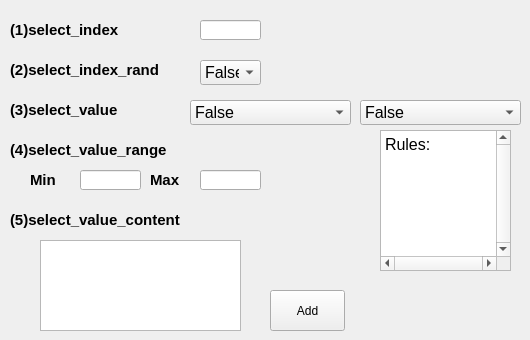
      <widget class="QWidget" name="tab_8">
       <attribute name="title">
        <string>Select</string>
       </attribute>
       <widget class="QPushButton" name="pushButton27">
        <property name="geometry">
         <rect>
          <x>270</x>
          <y>290</y>
          <width>75</width>
          <height>41</height>
         </rect>
        </property>
        <property name="text">
         <string>Add</string>
        </property>
       </widget>
       <widget class="QLabel" name="label_35">
        <property name="geometry">
         <rect>
          <x>10</x>
          <y>20</y>
          <width>151</width>
          <height>20</height>
         </rect>
        </property>
        <property name="font">
         <font>
          <pointsize>11</pointsize>
          <weight>75</weight>
          <bold>true</bold>
         </font>
        </property>
        <property name="text">
         <string>(1)select_index</string>
        </property>
       </widget>
       <widget class="QLineEdit" name="lineEdit19">
        <property name="geometry">
         <rect>
          <x>200</x>
          <y>20</y>
          <width>61</width>
          <height>20</height>
         </rect>
        </property>
        <property name="text">
         <string/>
        </property>
       </widget>
       <widget class="QLabel" name="label_36">
        <property name="geometry">
         <rect>
          <x>10</x>
          <y>60</y>
          <width>181</width>
          <height>20</height>
         </rect>
        </property>
        <property name="font">
         <font>
          <pointsize>11</pointsize>
          <weight>75</weight>
          <bold>true</bold>
         </font>
        </property>
        <property name="text">
         <string>(2)select_index_rand</string>
        </property>
       </widget>
       <widget class="QLabel" name="label_37">
        <property name="geometry">
         <rect>
          <x>10</x>
          <y>100</y>
          <width>141</width>
          <height>20</height>
         </rect>
        </property>
        <property name="font">
         <font>
          <pointsize>11</pointsize>
          <weight>75</weight>
          <bold>true</bold>
         </font>
        </property>
        <property name="text">
         <string>(3)select_value</string>
        </property>
       </widget>
       <widget class="QLabel" name="label_38">
        <property name="geometry">
         <rect>
          <x>10</x>
          <y>140</y>
          <width>181</width>
          <height>20</height>
         </rect>
        </property>
        <property name="font">
         <font>
          <pointsize>11</pointsize>
          <weight>75</weight>
          <bold>true</bold>
         </font>
        </property>
        <property name="text">
         <string>(4)select_value_range</string>
        </property>
       </widget>
       <widget class="QLineEdit" name="lineEdit20">
        <property name="geometry">
         <rect>
          <x>80</x>
          <y>170</y>
          <width>61</width>
          <height>20</height>
         </rect>
        </property>
        <property name="text">
         <string/>
        </property>
       </widget>
       <widget class="QComboBox" name="comboBox18">
        <property name="geometry">
         <rect>
          <x>200</x>
          <y>60</y>
          <width>61</width>
          <height>25</height>
         </rect>
        </property>
        <property name="font">
         <font>
          <pointsize>12</pointsize>
         </font>
        </property>
        <item>
         <property name="text">
          <string>False</string>
         </property>
        </item>
        <item>
         <property name="text">
          <string>True</string>
         </property>
        </item>
       </widget>
       <widget class="QLabel" name="label_41">
        <property name="geometry">
         <rect>
          <x>30</x>
          <y>170</y>
          <width>41</width>
          <height>20</height>
         </rect>
        </property>
        <property name="font">
         <font>
          <pointsize>11</pointsize>
          <weight>75</weight>
          <bold>true</bold>
         </font>
        </property>
        <property name="text">
         <string>Min</string>
        </property>
       </widget>
       <widget class="QLabel" name="label_42">
        <property name="geometry">
         <rect>
          <x>150</x>
          <y>170</y>
          <width>41</width>
          <height>20</height>
         </rect>
        </property>
        <property name="font">
         <font>
          <pointsize>11</pointsize>
          <weight>75</weight>
          <bold>true</bold>
         </font>
        </property>
        <property name="text">
         <string>Max</string>
        </property>
       </widget>
       <widget class="QLineEdit" name="lineEdit21">
        <property name="geometry">
         <rect>
          <x>200</x>
          <y>170</y>
          <width>61</width>
          <height>20</height>
         </rect>
        </property>
        <property name="text">
         <string/>
        </property>
       </widget>
       <widget class="QComboBox" name="comboBox19">
        <property name="geometry">
         <rect>
          <x>190</x>
          <y>100</y>
          <width>161</width>
          <height>25</height>
         </rect>
        </property>
        <property name="font">
         <font>
          <pointsize>12</pointsize>
         </font>
        </property>
        <item>
         <property name="text">
          <string>False</string>
         </property>
        </item>
       </widget>
       <widget class="QComboBox" name="comboBox24">
        <property name="geometry">
         <rect>
          <x>360</x>
          <y>100</y>
          <width>161</width>
          <height>25</height>
         </rect>
        </property>
        <property name="font">
         <font>
          <pointsize>12</pointsize>
         </font>
        </property>
        <item>
         <property name="text">
          <string>False</string>
         </property>
        </item>
       </widget>
       <widget class="QTextBrowser" name="textBrowser4">
        <property name="geometry">
         <rect>
          <x>380</x>
          <y>130</y>
          <width>131</width>
          <height>141</height>
         </rect>
        </property>
        <property name="font">
         <font>
          <pointsize>12</pointsize>
         </font>
        </property>
        <property name="verticalScrollBarPolicy">
         <enum>Qt::ScrollBarAlwaysOn</enum>
        </property>
        <property name="horizontalScrollBarPolicy">
         <enum>Qt::ScrollBarAlwaysOn</enum>
        </property>
        <property name="sizeAdjustPolicy">
         <enum>QAbstractScrollArea::AdjustIgnored</enum>
        </property>
        <property name="lineWrapMode">
         <enum>QTextEdit::NoWrap</enum>
        </property>
        <property name="html">
         <string>&lt;!DOCTYPE HTML PUBLIC &quot;-//W3C//DTD HTML 4.0//EN&quot; &quot;http://www.w3.org/TR/REC-html40/strict.dtd&quot;&gt;
&lt;html&gt;&lt;head&gt;&lt;meta name=&quot;qrichtext&quot; content=&quot;1&quot; /&gt;&lt;style type=&quot;text/css&quot;&gt;
p, li { white-space: pre-wrap; }
&lt;/style&gt;&lt;/head&gt;&lt;body style=&quot; font-family:'MS Shell Dlg 2'; font-size:12pt; font-weight:400; font-style:normal;&quot;&gt;
&lt;p style=&quot; margin-top:0px; margin-bottom:0px; margin-left:0px; margin-right:0px; -qt-block-indent:0; text-indent:0px;&quot;&gt;Rules:&lt;/p&gt;
&lt;p style=&quot;-qt-paragraph-type:empty; margin-top:0px; margin-bottom:0px; margin-left:0px; margin-right:0px; -qt-block-indent:0; text-indent:0px;&quot;&gt;&lt;br /&gt;&lt;/p&gt;&lt;/body&gt;&lt;/html&gt;</string>
        </property>
       </widget>
       <widget class="QLabel" name="label_47">
        <property name="geometry">
         <rect>
          <x>10</x>
          <y>210</y>
          <width>191</width>
          <height>20</height>
         </rect>
        </property>
        <property name="font">
         <font>
          <pointsize>11</pointsize>
          <weight>75</weight>
          <bold>true</bold>
         </font>
        </property>
        <property name="text">
         <string>(5)select_value_content</string>
        </property>
       </widget>
       <widget class="QTextEdit" name="textEdit">
        <property name="geometry">
         <rect>
          <x>40</x>
          <y>240</y>
          <width>201</width>
          <height>91</height>
         </rect>
        </property>
       </widget>
      </widget>
